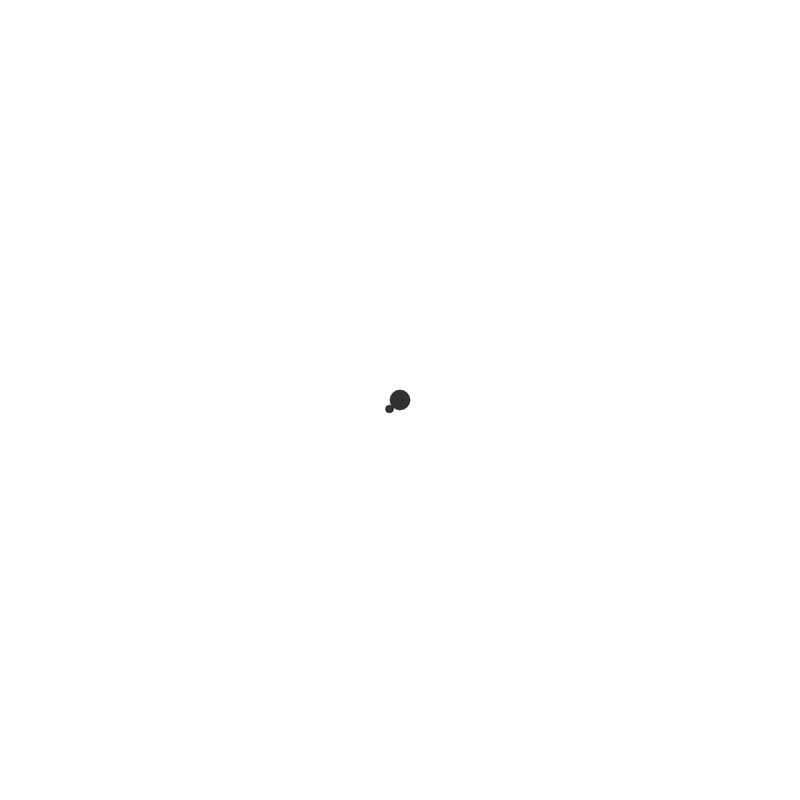
Frame 1 (no input)
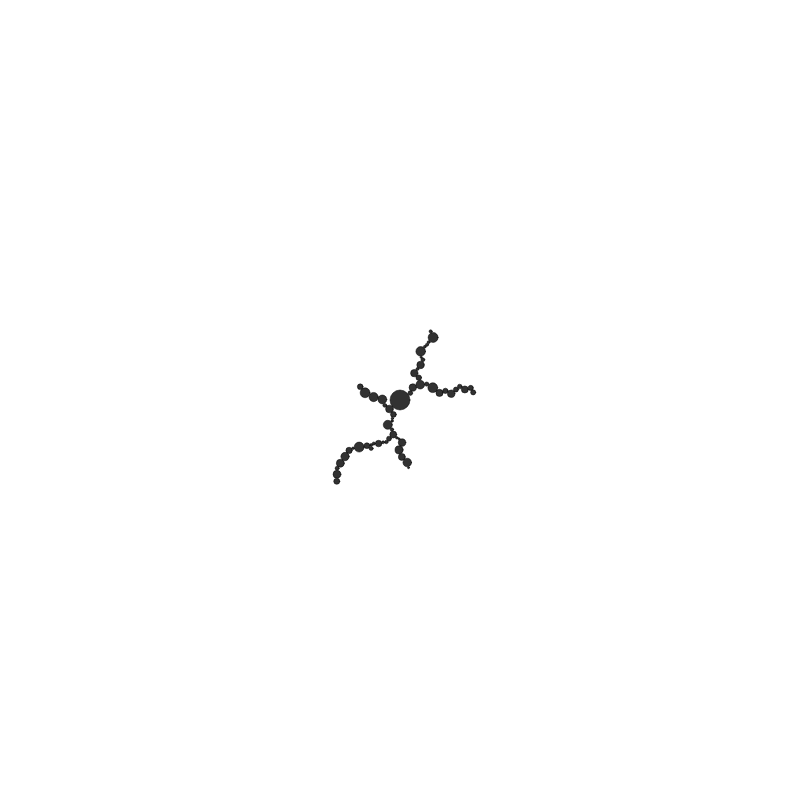
Frame 60 (no input)
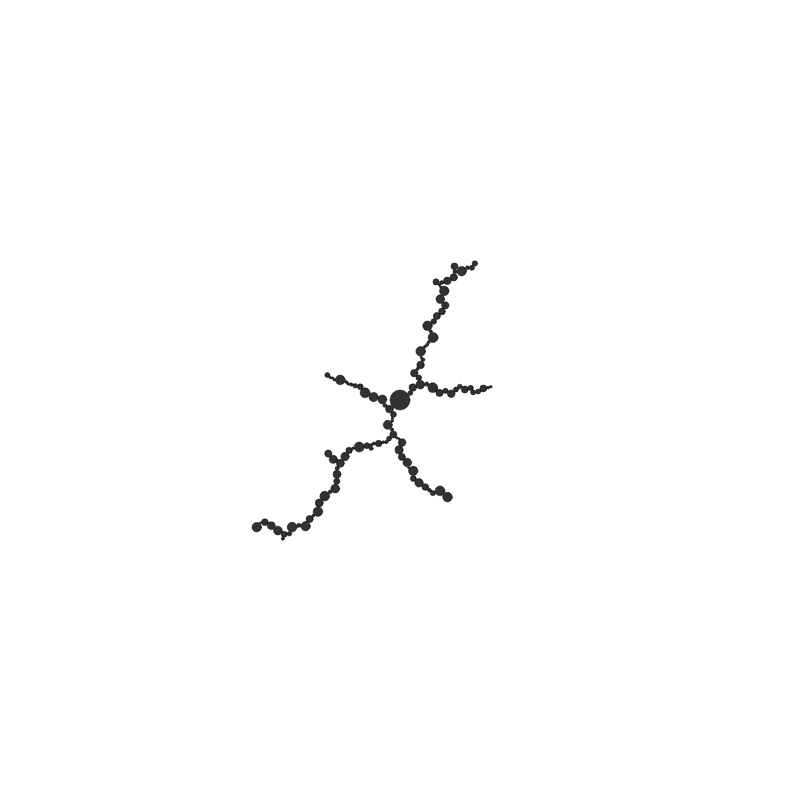
Frame 120 (the mouse pressed at the canvas centre since frame 60)

The p5.js sketch that drew these frames (run headless with seeded random() and noise() and a simulated clock; from frame 60 on, the mouse is pressed at the canvas centre):

// p5.js sketch
// ── sketch.js
'use strict';

var maxCount = 400;
var currentCount = 1;
var x = [];
var y = [];
var r = [];

function setup() {
  createCanvas(800, 800);
  strokeWeight(0.5);

  // first circle
  x[0] = width / 2;
  y[0] = height / 2;
  r[0] = 10;
}

function draw() {
  clear();

  // create a random set of parameters
  var newR = random(1, 5);
  var newX = random(newR, width - newR);
  var newY = random(newR, height - newR);

  var closestDist = Number.MAX_VALUE;
  var closestIndex = 0;
  // which circle is the closest?
  for (var i = 0; i < currentCount; i++) {
    var newDist = dist(newX, newY, x[i], y[i]);
    if (newDist < closestDist) {
      closestDist = newDist;
      closestIndex = i;
    }
  }

  // aline it to the closest circle outline
  var angle = atan2(newY - y[closestIndex], newX - x[closestIndex]);

  x[currentCount] = x[closestIndex] + cos(angle) * (r[closestIndex] + newR);
  y[currentCount] = y[closestIndex] + sin(angle) * (r[closestIndex] + newR);
  r[currentCount] = newR;
  currentCount++;

  for (var i = 0; i < currentCount; i++) {
    fill(50);
    ellipse(x[i], y[i], r[i] * 2, r[i] * 2);
  }

  if (currentCount >= maxCount) noLoop();
}

function windowResized() {
  resizeCanvas(windowWidth, windowHeight);
}
